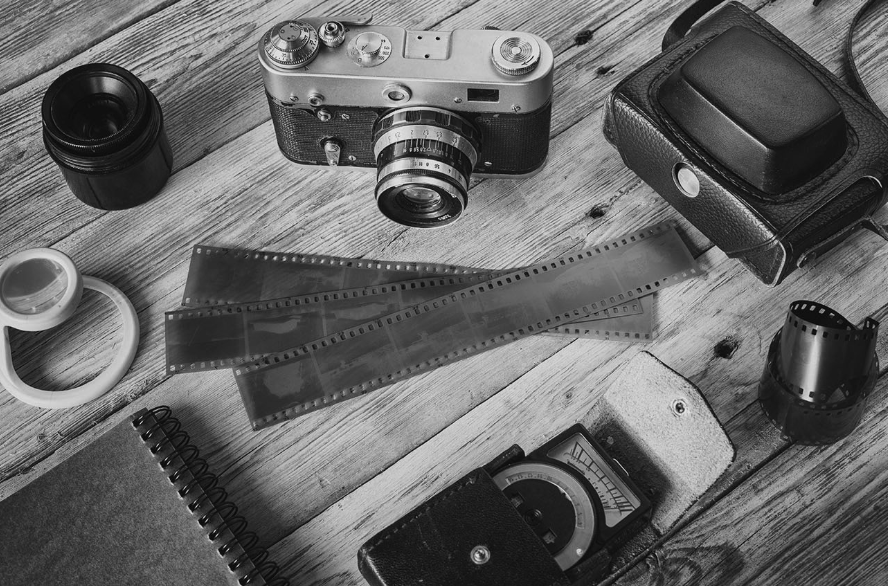
#> input picture week2/demo.jpg, 888 x 586 px
$ python resize_crop.py
#> lines starting #> are read from the running program, lines starting #| are printed output that depends on the picture
import cv2 as cv

img = cv.imread('demo.jpg')
#> img is the input picture: shape (586, 888, 3); min 4, max 233, mean 103.1
cv.imshow('normal', img)

resize_img = cv.resize(img, [200,200])
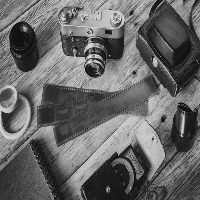
#> resize_img: shape (200, 200, 3); min 12, max 224, mean 103
cv.imshow('resize', resize_img)

cropped_img = img[100:200, 200: 350]
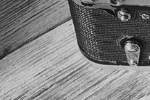
#> cropped_img: shape (100, 150, 3); min 9, max 227, mean 126.7
cv.imshow('croped', cropped_img)

cv.waitKey(0)
